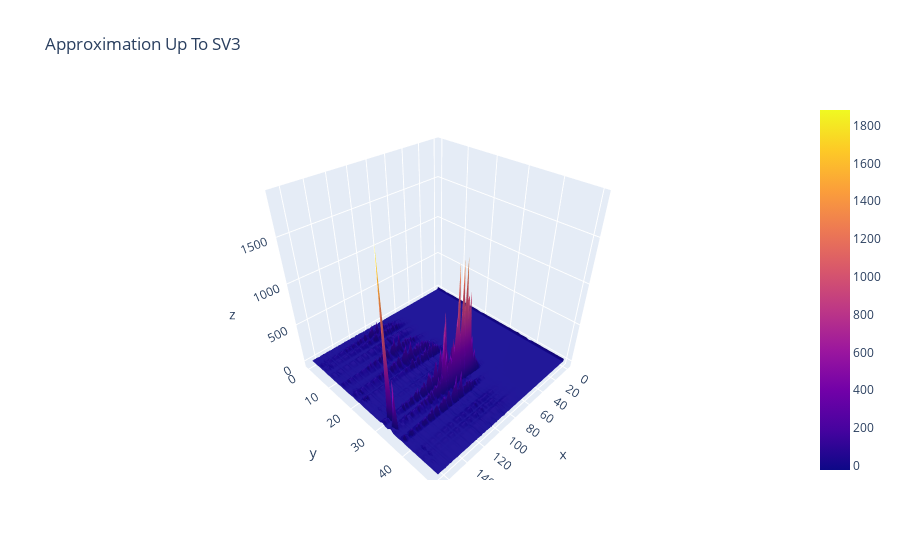

The code cell stored with this chart in its notebook:
### Code cell
approx_uptorank3 = approx_uptorank3_meancentered + b
fig = go.Figure(data=[go.Surface(z=approx_uptorank3)])
fig.update_layout(title='Approximation Up To SV3',autosize=True)
fig.show()

### Figure 1 — Plotly figure (JSON) as saved in the notebook; plotly's stock layout.template omitted (floating-point values rounded to 4 significant figures; data arrays with more than 128 entries replaced by an {"elided": "..."} marker saying what was removed)
{"data": [{"type": "surface", "z": {"elided": "51x167 float values"}}], "layout": {"autosize": true, "title": {"text": "Approximation Up To SV3"}}}
